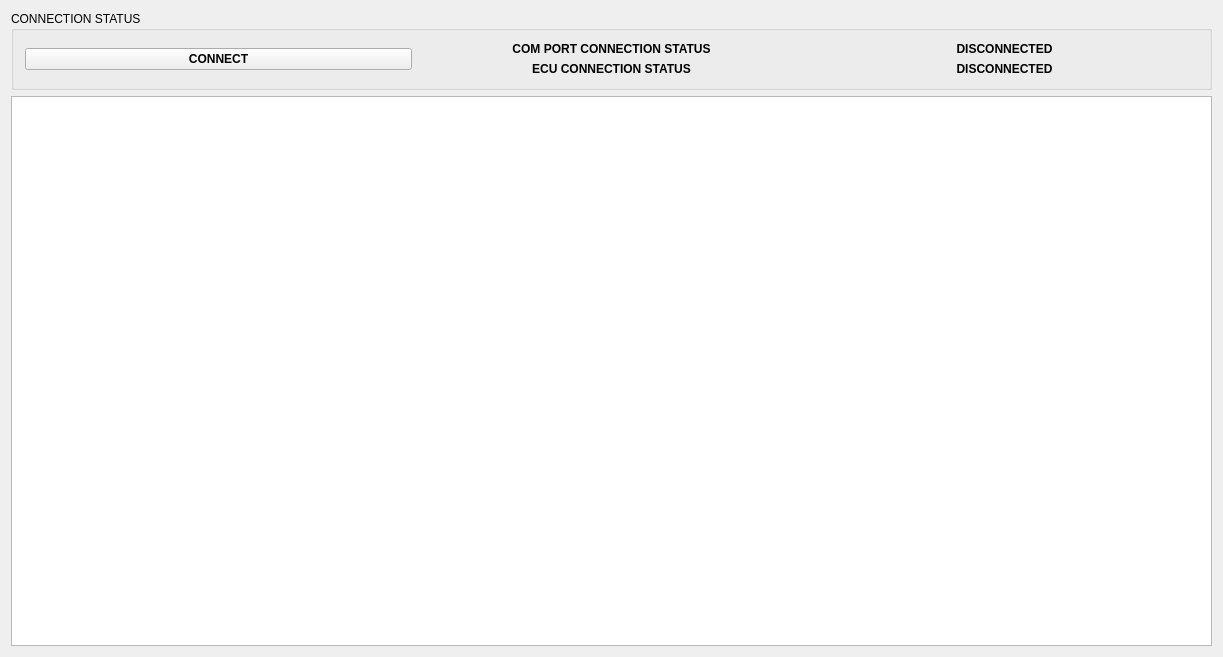
<?xml version="1.0" encoding="UTF-8"?>
<ui version="4.0">
 <class>MainWindow</class>
 <widget class="QMainWindow" name="MainWindow">
  <property name="geometry">
   <rect>
    <x>0</x>
    <y>0</y>
    <width>1223</width>
    <height>657</height>
   </rect>
  </property>
  <property name="windowTitle">
   <string>MainWindow</string>
  </property>
  <widget class="QWidget" name="centralWidget">
   <layout class="QVBoxLayout" name="verticalLayout_4">
    <item>
     <layout class="QHBoxLayout" name="horizontalLayout_2">
      <item>
       <widget class="QGroupBox" name="groupBox_ConnectionStatus">
        <property name="title">
         <string>CONNECTION STATUS</string>
        </property>
        <layout class="QHBoxLayout" name="horizontalLayout">
         <item>
          <widget class="QPushButton" name="pushButton_Connect">
           <property name="font">
            <font>
             <weight>75</weight>
             <bold>true</bold>
            </font>
           </property>
           <property name="text">
            <string>CONNECT</string>
           </property>
          </widget>
         </item>
         <item>
          <layout class="QVBoxLayout" name="verticalLayout_2">
           <item>
            <widget class="QLabel" name="labelComPort">
             <property name="font">
              <font>
               <weight>75</weight>
               <bold>true</bold>
              </font>
             </property>
             <property name="text">
              <string>COM PORT CONNECTION STATUS</string>
             </property>
             <property name="alignment">
              <set>Qt::AlignCenter</set>
             </property>
            </widget>
           </item>
           <item>
            <widget class="QLabel" name="labelECU">
             <property name="font">
              <font>
               <weight>75</weight>
               <bold>true</bold>
              </font>
             </property>
             <property name="text">
              <string>ECU CONNECTION STATUS</string>
             </property>
             <property name="alignment">
              <set>Qt::AlignCenter</set>
             </property>
            </widget>
           </item>
          </layout>
         </item>
         <item>
          <layout class="QVBoxLayout" name="verticalLayout_3">
           <item>
            <widget class="QLabel" name="labelComPortConnectionStatus">
             <property name="font">
              <font>
               <weight>75</weight>
               <bold>true</bold>
              </font>
             </property>
             <property name="text">
              <string>DISCONNECTED</string>
             </property>
             <property name="alignment">
              <set>Qt::AlignCenter</set>
             </property>
            </widget>
           </item>
           <item>
            <widget class="QLabel" name="labelECUConnectionStatus">
             <property name="font">
              <font>
               <weight>75</weight>
               <bold>true</bold>
              </font>
             </property>
             <property name="text">
              <string>DISCONNECTED</string>
             </property>
             <property name="alignment">
              <set>Qt::AlignCenter</set>
             </property>
            </widget>
           </item>
          </layout>
         </item>
        </layout>
       </widget>
      </item>
     </layout>
    </item>
    <item>
     <widget class="QTextEdit" name="textEdit_Console">
      <property name="font">
       <font>
        <weight>75</weight>
        <bold>true</bold>
       </font>
      </property>
     </widget>
    </item>
   </layout>
  </widget>
 </widget>
 <layoutdefault spacing="6" margin="11"/>
 <resources/>
 <connections/>
</ui>
